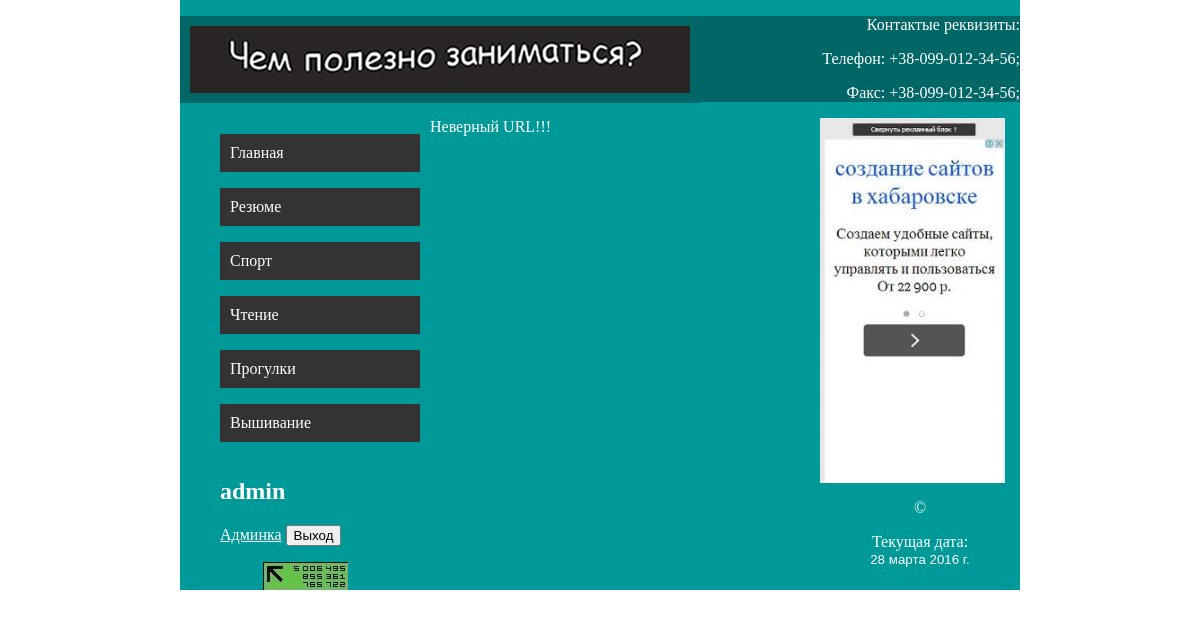
/index.php (signed in), run on the app's committed database.
### tables this page shows
CREATE TABLE IF NOT EXISTS `page` (
  `id` int(11) NOT NULL AUTO_INCREMENT,
  `url` varchar(20) NOT NULL,
  `name` varchar(20) NOT NULL,
  `content` text,
  PRIMARY KEY (`id`),
  UNIQUE KEY `url` (`url`)
);

### blocks/menu.php (the view)
<div id="menu">
  <ul>
    <?php
    $menu_result = $pdo->query("SELECT * FROM  `page`");
    while ($menu_item = $menu_result->fetch(PDO::FETCH_ASSOC)) {
      ?>
    <li><p><a href="<?php echo $menu_item["url"] ?>"><?php echo $menu_item["name"] ?></a></p></li>
      <?php
    }
    ?>
  </ul>
</div>

### css/print.css (style rules this page uses)
#top, #logo, #contact, #leftblock, #menu, #counts, #rightblock { display: none; }

### css/main.css (style rules this page uses)
#menu { vertical-align: top; overflow: hidden; }
#menu ul { padding-right: 10px; }
#menu a { transition: background-color 0.1s ease; background:#333333; display: block; color: #ffffff; height: 18px; text-decoration: none; padding: 10px; font-size: 16px; }
#menu li { list-style-type: none; margin: 0; padding: 0; }

### data on the page
page: name "Главная"
page: name "Резюме"
page: name "Спорт"
page: name "Чтение"
page: name "Прогулки"
page: name "Вышивание"

### other printed values
$_SESSION["name"] "admin"
